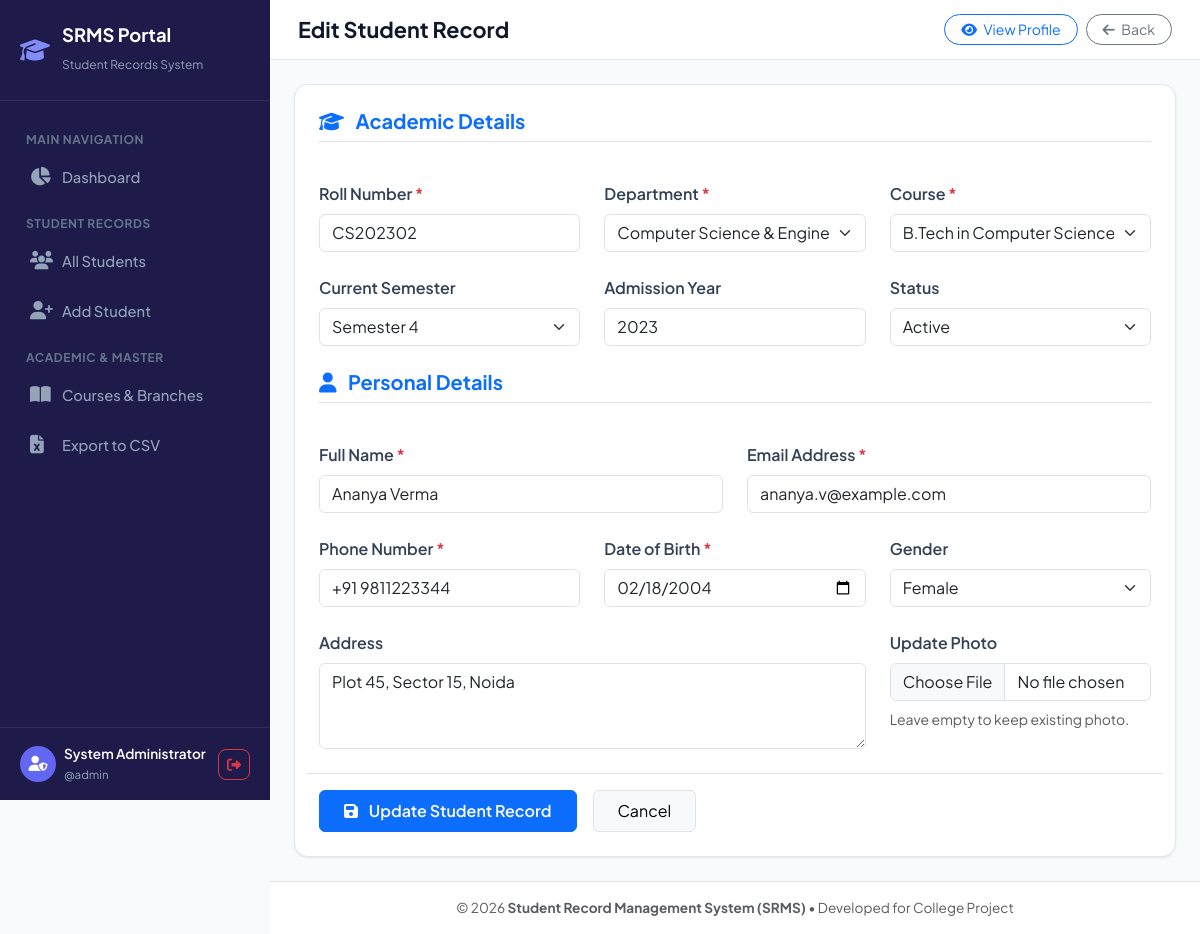
/student_edit.php?id=2 (signed in), run on the app's committed database.
### tables this page shows
CREATE TABLE `students` (
    `id` INT AUTO_INCREMENT PRIMARY KEY,
    `roll_no` VARCHAR(30) NOT NULL UNIQUE,
    `full_name` VARCHAR(100) NOT NULL,
    `email` VARCHAR(100) NOT NULL UNIQUE,
    `phone` VARCHAR(20) NOT NULL,
    `dob` DATE NOT NULL,
    `gender` ENUM('Male', 'Female', 'Other') NOT NULL DEFAULT 'Male',
    `dept_id` INT NOT NULL,
    `course_id` INT NOT NULL,
    `semester` VARCHAR(20) NOT NULL,
    `admission_year` INT NOT NULL,
    `photo` VARCHAR(255) NULL,
    `address` TEXT NULL,
    `status` ENUM('Active', 'Inactive', 'Graduated') NOT NULL DEFAULT 'Active',
    `created_at` TIMESTAMP DEFAULT CURRENT_TIMESTAMP,
    `updated_at` TIMESTAMP DEFAULT CURRENT_TIMESTAMP ON UPDATE CURRENT_TIMESTAMP,
    FOREIGN KEY (`dept_id`) REFERENCES `departments`(`id`) ON DELETE CASCADE,
    FOREIGN KEY (`course_id`) REFERENCES `courses`(`id`) ON DELETE CASCADE
);

CREATE TABLE `departments` (
    `id` INT AUTO_INCREMENT PRIMARY KEY,
    `dept_name` VARCHAR(100) NOT NULL,
    `dept_code` VARCHAR(20) NOT NULL UNIQUE,
    `created_at` TIMESTAMP DEFAULT CURRENT_TIMESTAMP
);

CREATE TABLE `courses` (
    `id` INT AUTO_INCREMENT PRIMARY KEY,
    `dept_id` INT NOT NULL,
    `course_name` VARCHAR(100) NOT NULL,
    `course_code` VARCHAR(20) NOT NULL UNIQUE,
    `duration_years` INT NOT NULL DEFAULT 4,
    `created_at` TIMESTAMP DEFAULT CURRENT_TIMESTAMP,
    FOREIGN KEY (`dept_id`) REFERENCES `departments`(`id`) ON DELETE CASCADE
);

### student_edit.php (the view, shortened to what this page needs)
<?php
require_once __DIR__ . '/config/db.php';
$student_id = isset($_GET['id']) ? (int)$_GET['id'] : 0;
$stmt = $pdo->prepare("SELECT * FROM students WHERE id = :id LIMIT 1");
$stmt->execute([':id' => $student_id]);
$student = $stmt->fetch();
$departments = $pdo->query("SELECT * FROM departments ORDER BY dept_name ASC")->fetchAll();
$courses = $pdo->query("SELECT * FROM courses ORDER BY course_name ASC")->fetchAll();
require_once __DIR__ . '/includes/header.php';
require_once __DIR__ . '/includes/sidebar.php';
?>
<div class="main-content">
    <header class="top-navbar">
        <h1 class="page-title">Edit Student Record</h1>
        <div class="d-flex gap-2">
            <a href="student_view.php?id=<?php echo $student['id']; ?>" class="btn btn-outline-primary btn-sm rounded-pill px-3">
                <i class="fa-solid fa-eye me-1"></i> View Profile
            </a>
            <a href="students.php" class="btn btn-outline-secondary btn-sm rounded-pill px-3">
                <i class="fa-solid fa-arrow-left me-1"></i> Back
            </a>
        </div>
    </header>
    <div class="p-4">
        <div class="custom-card p-4">
            <form method="POST" action="student_edit.php?id=<?php echo $student['id']; ?>" enctype="multipart/form-data">
                <div class="row g-4">
                    <div class="col-12">
                        <h5 class="fw-bold text-primary border-bottom pb-2 mb-3">
                            <i class="fa-solid fa-graduation-cap me-2"></i> Academic Details
                        </h5>
                    </div>
                    <div class="col-md-4">
                        <label class="form-label fw-semibold">Roll Number <span class="text-danger">*</span></label>
                        <input type="text" name="roll_no" class="form-control" value="<?php echo htmlspecialchars($student['roll_no']); ?>" required>
                    </div>
                    <div class="col-md-4">
                        <label class="form-label fw-semibold">Department <span class="text-danger">*</span></label>
                        <select name="dept_id" class="form-select" required>
                            <?php foreach ($departments as $d): ?>
                                <option value="<?php echo $d['id']; ?>" <?php echo ($student['dept_id'] == $d['id']) ? 'selected' : ''; ?>>
                                    <?php echo htmlspecialchars($d['dept_name']) . " (" . $d['dept_code'] . ")"; ?>
                                </option>
                            <?php endforeach; ?>
                        </select>
                    </div>
                    <div class="col-md-4">
                        <label class="form-label fw-semibold">Course <span class="text-danger">*</span></label>
                        <select name="course_id" class="form-select" required>
                            <?php foreach ($courses as $c): ?>
                                <option value="<?php echo $c['id']; ?>" <?php echo ($student['course_id'] == $c['id']) ? 'selected' : ''; ?>>
                                    <?php echo htmlspecialchars($c['course_name']) . " (" . $c['course_code'] . ")"; ?>
                                </option>
                            <?php endforeach; ?>
                        </select>
                    </div>
                    <div class="col-md-4">
                        <label class="form-label fw-semibold">Current Semester</label>
                        <select name="semester" class="form-select">
                            <?php for ($i = 1; $i <= 8; $i++): ?>
                                <option value="Semester <?php echo $i; ?>" <?php echo ($student['semester'] === "Semester $i") ? 'selected' : ''; ?>>
                                    Semester <?php echo $i; ?>
                                </option>
                            <?php endfor; ?>
                        </select>
                    </div>
                    <div class="col-md-4">
                        <label class="form-label fw-semibold">Admission Year</label>
                        <input type="number" name="admission_year" class="form-control" value="<?php echo htmlspecialchars($student['admission_year']); ?>">
                    </div>
                    <div class="col-md-4">
                        <label class="form-label fw-semibold">Status</label>
                        <select name="status" class="form-select">
                            <option value="Active" <?php echo ($student['status'] === 'Active') ? 'selected' : ''; ?>>Active</option>
                        </select>
                    </div>
                    <div class="col-12 mt-4">
                        <h5 class="fw-bold text-primary border-bottom pb-2 mb-3">
                            <i class="fa-solid fa-user me-2"></i> Personal Details
                        </h5>
                    </div>
                    <div class="col-md-6">
                        <label class="form-label fw-semibold">Full Name <span class="text-danger">*</span></label>
                        <input type="text" name="full_name" class="form-control" value="<?php echo htmlspecialchars($student['full_name']); ?>" required>
                    </div>
                    <div class="col-md-6">
                        <label class="form-label fw-semibold">Email Address <span class="text-danger">*</span></label>
                        <input type="email" name="email" class="form-control" value="<?php echo htmlspecialchars($student['email']); ?>" required>
                    </div>
                    <div class="col-md-4">
                        <label class="form-label fw-semibold">Phone Number <span class="text-danger">*</span></label>
                        <input type="text" name="phone" class="form-control" value="<?php echo htmlspecialchars($student['phone']); ?>" required>
                    </div>
                    <div class="col-md-4">
                        <label class="form-label fw-semibold">Date of Birth <span class="text-danger">*</span></label>
                        <input type="date" name="dob" class="form-control" value="<?php echo htmlspecialchars($student['dob']); ?>" required>
                    </div>
                    <div class="col-md-4">
                        <label class="form-label fw-semibold">Gender</label>
                        <select name="gender" class="form-select">
                            <option value="Female" <?php echo ($student['gender'] === 'Female') ? 'selected' : ''; ?>>Female</option>
                        </select>
                    </div>
                    <div class="col-md-8">
                        <label class="form-label fw-semibold">Address</label>
                        <textarea name="address" rows="3" class="form-control"><?php echo htmlspecialchars($student['address'] ?? ''); ?></textarea>
                    </div>
                    <div class="col-md-4">
                        <label class="form-label fw-semibold">Update Photo</label>
                        <input type="file" name="photo" id="photoInput" class="form-control" accept="image/jpeg,image/png,image/webp">
                        <div class="mt-2 d-flex align-items-center gap-3">
                            <small class="text-muted">Leave empty to keep existing photo.</small>
                        </div>
                    </div>
                    <div class="col-12 mt-4 pt-3 border-top d-flex gap-3">
                        <button type="submit" class="btn btn-primary px-4 py-2 fw-semibold">
                            <i class="fa-solid fa-floppy-disk me-2"></i> Update Student Record
                        </button>
                        <a href="students.php" class="btn btn-light border px-4 py-2">Cancel</a>
                    </div>
                </div>
            </form>
        </div>
    </div>
<?php require_once __DIR__ . '/includes/footer.php'; ?>

### assets/css/style.css (style rules this page uses)
:root { --primary: #4f46e5; --primary-hover: #4338ca; --primary-light: #eef2ff; --secondary: #0ea5e9; --dark: #0f172a; --sidebar-bg: #1e1b4b; --sidebar-hover: #312e81; --text-main: #334155; --text-muted: #64748b; --bg-body: #f8fafc; --card-bg: #ffffff; --border-color: #e2e8f0; --radius: 14px; --shadow-sm: 0 1px 3px 0 rgb(0 0 0 / 0.07), 0 1px 2px -1px rgb(0 0 0 / 0.07); --shadow-md: 0 4px 6px -1px rgb(0 0 0 / 0.07), 0 2px 4px -2px rgb(0 0 0 / 0.07); --shadow-xl: 0 20px 25px -5px rgb(0 0 0 / 0.08), 0 8px 10px -6px rgb(0 0 0 / 0.08); }
body { font-family: 'Plus Jakarta Sans', -apple-system, BlinkMacSystemFont, "Segoe UI", Roboto, sans-serif; background-color: var(--bg-body); color: var(--text-main); overflow-x: hidden; }
.main-content { flex-grow: 1; display: flex; flex-direction: column; min-width: 0; }
.top-navbar { background: #ffffff; border-bottom: 1px solid var(--border-color); padding: 14px 28px; display: flex; align-items: center; justify-content: space-between; position: sticky; top: 0; z-index: 99; }
.page-title { font-size: 1.35rem; font-weight: 700; color: #0f172a; margin: 0; }
.custom-card { background: #ffffff; border: 1px solid var(--border-color); border-radius: var(--radius); box-shadow: var(--shadow-sm); }

### data on the page
students: roll_no "CS202302", dept_id "Computer Science & Engineering (CSE)", course_id "B.Tech in Computer Science (BTECH-CS)", semester "Semester 4", admission_year "2023", status "Active", full_name "Ananya Verma", email "ananya.v@example.com", phone "+91 9811223344", dob "02/18/2004", gender "Female", address "Plot 45, Sector 15, Noida"

### other printed values
$admin_name "System Administrator"
$admin_user "admin"
